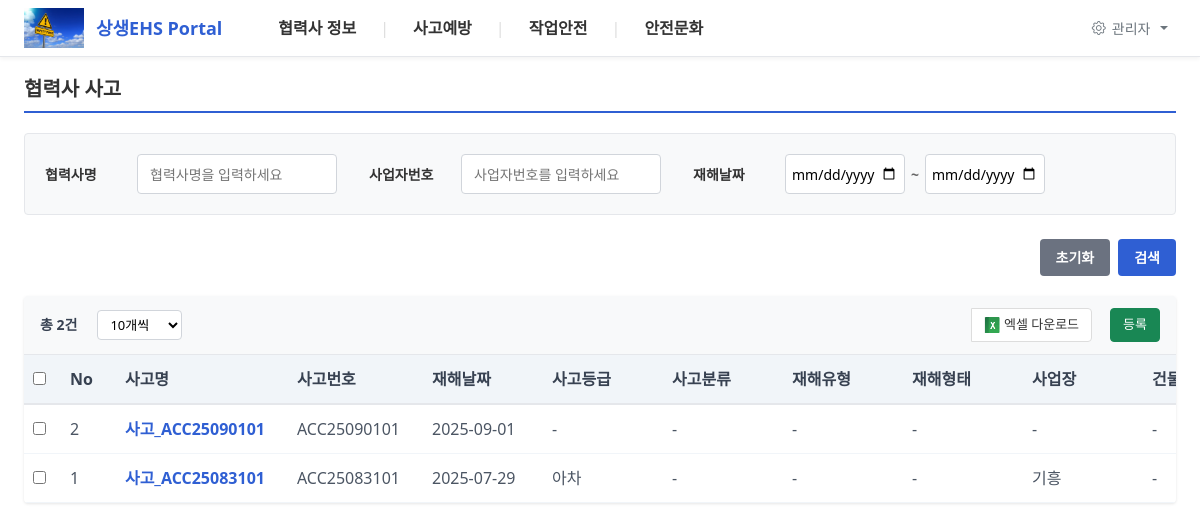
Screenshot of /partner-accident with the database file from the repository.
### tables this page shows
CREATE TABLE accidents_cache (
        id INTEGER PRIMARY KEY AUTOINCREMENT,
        accident_number TEXT,
        accident_name TEXT,
        accident_time TEXT,
        workplace TEXT,
        accident_grade TEXT,
        major_category TEXT,
        injury_form TEXT,
        injury_type TEXT,
        accident_date TEXT,
        day_of_week TEXT,
        report_date TEXT,
        building TEXT,
        floor TEXT,
        location_category TEXT,
        location_detail TEXT,
        is_deleted INTEGER DEFAULT 0,
        synced_at DATETIME DEFAULT CURRENT_TIMESTAMP
    , custom_data TEXT DEFAULT '{}', accident_datetime TEXT, accident_type TEXT, responsible_company1 TEXT, responsible_company1_no TEXT, responsible_company2 TEXT, responsible_company2_no TEXT);

### app.py (the view)
@app.route("/partner-accident")
def partner_accident_route():
    return partner_accident()

### app.py (called while the page is built, shortened)
def get_db_connection(timeout=10.0):
    conn = sqlite3.connect(db_config.local_db_path, timeout=timeout)
    cursor = conn.cursor()
    cursor.execute("PRAGMA journal_mode=WAL")
    cursor.execute("PRAGMA busy_timeout=5000")
    cursor.execute("PRAGMA synchronous=NORMAL")
    return conn

def get_dropdown_options_for_display(board_type, column_key):
    try:
        conn = get_db_connection()
        conn.row_factory = sqlite3.Row
        codes = conn.execute("""
            SELECT option_code, option_value
            FROM dropdown_option_codes_v2
            WHERE board_type = ? AND column_key = ? AND is_active = 1
            ORDER BY display_order
        """, (board_type, column_key)).fetchall()
        logging.info(f"[DEBUG] get_dropdown_options_for_display({column_key}): {len(codes) if codes else 0}개 행 조회됨")
        if codes:
            for c in codes:
                logging.info(f"  - {c['option_code']}: {c['option_value']}")
        conn.close()
        if codes:
            return [{'code': row['option_code'], 'value': row['option_value']} for row in codes]
        else:
            return None
    except:
        return None

@app.after_request
def add_header(response):
    response.headers['Cache-Control'] = 'no-cache, no-store, must-revalidate'
    response.headers['Pragma'] = 'no-cache'
    response.headers['Expires'] = '0'
    return response

### board_services.py (called while the page is built)
    def list(self, column_key: str) -> List[Dict]:
        conn = get_db_connection(self.db_path)
        conn.row_factory = sqlite3.Row
        codes = conn.execute("""
            SELECT * FROM dropdown_option_codes_v2
            WHERE board_type = ? AND column_key = ? AND is_active = 1
            ORDER BY display_order
        """, (self.board_type, column_key)).fetchall()
        if not codes:
            codes = conn.execute("""
                SELECT * FROM dropdown_option_codes
                WHERE column_key = ? AND is_active = 1
                ORDER BY display_order
            """, (column_key,)).fetchall()
        conn.close()
        return [dict(code) for code in codes]

### db_connection.py (called while the page is built)
def get_db_connection(db_path: str, timeout: float = 10.0, row_factory: bool = False) -> sqlite3.Connection:
    return DatabaseConnection.get_connection(db_path, timeout, row_factory)

### templates/partner-accident.html (shortened to what this page needs)
{% extends "base.html" %}
{% from 'includes/table_controls.html' import render_table_controls %}
{% from 'includes/search_controls.html' import render_search_section, render_search_buttons %}
{% block content %}
<div class="page-header">
    <h2 class="page-title">협력사 사고</h2>
</div>
<div class="search-section">
    <form method="GET" class="search-form">
        <div class="search-fields">
            <div class="search-group">
                <label>협력사명</label>
                <input type="text" name="company_name" value="{{ request.args.get('company_name', '') }}" placeholder="협력사명을 입력하세요">
            </div>
            <div class="search-group">
                <label>사업자번호</label>
                <input type="text" name="business_number" value="{{ request.args.get('business_number', '') }}" placeholder="사업자번호를 입력하세요">
            </div>
            <div class="search-group range-group">
                <label>재해날짜</label>
                <div class="range-inputs">
                    <input type="date" name="accident_date_start" value="{{ request.args.get('accident_date_start', '') }}" placeholder="시작일">
                    <span class="range-separator">~</span>
                    <input type="date" name="accident_date_end" value="{{ request.args.get('accident_date_end', '') }}" placeholder="종료일">
                </div>
            </div>
        </div>
    </form>
</div>
<div class="search-buttons-section">
    {{ render_search_buttons() }}
</div>
<div class="table-section">
    {{ render_table_controls(total_count, show_excel=True, show_register=True) }}
    <div class="table-wrapper">
        <table class="data-table">
            <thead>
                <tr>
                    <th class="checkbox-column"><input type="checkbox" id="selectAll" onchange="toggleSelectAll()"></th>
                    <th class="fixed-col" style="width: 45px;">No</th>
                    <th>사고명</th>
                    <th>사고번호</th>
                    <th>재해날짜</th>
                    <th>사고등급</th>
                    <th>사고분류</th>
                    <th>재해유형</th>
                    <th>재해형태</th>
                    <th>사업장</th>
                    <th>건물</th>
                </tr>
            </thead>
            <tbody>
                {% for accident in accidents %}
                <tr>
                    <td class="checkbox-column">
                        <input type="checkbox" class="accident-checkbox" value="{{ accident.id }}" onchange="updateDeleteButton()">
                    </td>
                    <td class="fixed-col" style="width: 45px;">
                        {{ accident.no }}
                    </td>
                    <td>
                        <a href="javascript:void(0)" class="company-link" onclick="openAccidentModal('{{ accident.id }}')">{{ accident.accident_name }}</a>
                    </td>
                    <td>{{ accident.accident_number }}</td>
                    <td>{{ accident.accident_date }}</td>
                    <td>{{ accident.accident_grade_label or accident.accident_grade or '-' }}</td>
                    <td>{{ accident.major_category_label or accident.major_category or accident.accident_type or '-' }}</td>
                    <td>{{ accident.injury_type_label or accident.injury_type or accident.disaster_type or '-' }}</td>
                    <td>{{ accident.injury_form_label or accident.injury_form or accident.disaster_form or '-' }}</td>
                    <td>{{ accident.workplace_label or accident.workplace or '-' }}</td>
                    <td>{{ accident.building_label or accident.building or '-' }}</td>
                </tr>
                {% else %}
                <tr>
                    <td colspan="{{ 16 + dynamic_columns|length }}" class="no-data">검색 결과가 없습니다.</td>
                </tr>
                {% endfor %}
            </tbody>
        </table>
    </div>
</div>
{% endblock %}

### templates/base.html (shortened to what this page needs)
<!DOCTYPE html>
<html lang="ko">
<head>
    <link href="https://cdn.jsdelivr.net/npm/bootstrap@5.1.3/dist/css/bootstrap.min.css" rel="stylesheet">
    <link href="https://cdn.jsdelivr.net/npm/bootstrap-icons@1.8.1/font/bootstrap-icons.css" rel="stylesheet">
</head>
<body>
    <nav class="topbar">
      <div class="topbar-inner">
        <a class="brand" href="{{ url_for('index') }}">
          <img src="/static/logo-sample.png" alt="Logo" class="logo-img">
          상생EHS Portal
        </a>
        <ul class="nav-main" role="menubar" aria-label="메인 메뉴">
          {% set active_slug = (request.view_args.get('url') if request.view_args else '') %}
          {% for m in menu %}
          {% set is_active = false %}
          {% for sm in m.submenu %}
            {% if active_slug == sm.url %}
              {% set is_active = true %}
            {% endif %}
          {% endfor %}
          <li class="nav-item has-sub{% if is_active %} is-active{% endif %}">
            <a class="nav-link"
               href="#"
               role="menuitem"
               aria-haspopup="true"
               aria-expanded="false">{{ m.title }}</a>
          </li>
          {% if not loop.last %}
          <li class="sep" aria-hidden="true">|</li>
          {% endif %}
          {% endfor %}
        </ul>
        <div class="admin-tools">
          <div class="dropdown">
            <button class="btn btn-sm btn-outline-secondary dropdown-toggle" type="button" id="adminMenu" data-bs-toggle="dropdown" aria-expanded="false">
              <i class="bi bi-gear"></i> 관리자
            </button>
          </div>
        </div>
      </div>
    </nav>
    {% if request.endpoint != 'index' %}
    <div class="container">
    {% endif %}
    {% block content %}{% endblock %}
    {% if request.endpoint != 'index' %}
    </div>
    {% endif %}
</body>
</html>

### templates/includes/table_controls.html (shortened to what this page needs)
{% macro render_table_controls(total_count, show_excel=True, show_register=True, show_delete=True, register_callback='showRegisterModal()') %}
<div class="table-header">
    <div class="left-controls">
        <span class="total-count">총 {{ total_count }}건</span>
        <div class="per-page-selector">
            <select onchange="changePerPage(this.value)">
                <option value="10" {% if request.args.get('per_page', '10') == '10' %}selected{% endif %}>10개씩</option>
            </select>
        </div>
    </div>
    <div class="action-buttons">
        {% if show_excel %}
        <button class="btn btn-excel-download" onclick="exportToExcel()">
            <img src="/static/icons/excel-icon.png" style="vertical-align: middle;" width="16" height="16">
            엑셀 다운로드
        </button>
        {% endif %}
        {% if show_register %}
        <button class="btn btn-register" onclick="{{ register_callback }}">
            등록
        </button>
        {% endif %}
    </div>
</div>
{% endmacro %}

### templates/includes/search_controls.html (shortened to what this page needs)
{% macro render_search_buttons() %}
<div class="search-buttons">
    <button type="button" onclick="resetForm()" class="btn-reset">초기화</button>
    <button type="button" onclick="validateAndSubmitSearch()" class="btn-search">검색</button>
</div>
{% endmacro %}

### templates/base.html (style rules this page uses)
html, body { overflow-x: hidden; width: 100%; max-width: 100vw; }
.topbar { background: #ffffff; border-bottom: 1px solid #e5e7eb; box-shadow: 0 2px 4px rgba(0,0,0,0.05); z-index: 9999; position: relative; }
.topbar-inner { max-width: none; margin: 0; height: 56px; display: flex; align-items: center; gap: 16px; padding: 0 24px; justify-content: space-between; }
.admin-tools { margin-left: auto; }
.logo-img { height: 40px; width: auto; margin-right: 12px; }
.brand { color: #2f5fd3; font-weight: 600; text-decoration: none; font-size: 18px; margin-right: 24px; display: flex; align-items: center; }
.nav-main { list-style: none; display: flex; align-items: stretch; gap: 0; margin: 0; padding: 0; flex: 1; }
.nav-item { position: relative; }
.nav-link { color: #333; text-decoration: none; font-weight: 700; padding: 10px 16px; display: block; line-height: 28px; transition: color 0.2s ease; cursor: pointer; }
.sep { color: #ddd; align-self: center; padding: 0 8px; user-select: none; }
.container { max-width: none; margin: 20px 24px; padding: 0; width: calc(100% - 48px); box-sizing: border-box; }

### templates/includes/search_controls.html (style rules this page uses)
.search-buttons { display: flex; justify-content: center; gap: 8px; margin-top: 24px; }
.btn-reset, .btn-search { padding: 8px 16px; border-radius: 4px; font-size: 14px; font-weight: 600; cursor: pointer; border: none; transition: all 0.2s; white-space: nowrap; }
.btn-reset { background: #6b7280; color: white; }
.btn-search { background: #2f5fd3; color: white; }

### templates/includes/table_controls.html (style rules this page uses)
.table-header { padding: 12px 16px; background: #f8f9fa; border-bottom: 1px solid #e5e7eb; display: flex; justify-content: space-between; align-items: center; }
.left-controls { display: flex; align-items: center; gap: 15px; }
.total-count { font-weight: 600; color: #374151; font-size: 14px; }
.per-page-selector select { padding: 5px 10px; border: 1px solid #d1d5db; border-radius: 4px; font-size: 13px; background: white; }
.action-buttons { display: flex; align-items: center; gap: 8px; }
.action-buttons .btn { padding: 6px 12px; font-size: 13px; }
.btn { display: inline-flex; align-items: center; gap: 6px; border: none; border-radius: 4px; font-weight: 500; cursor: pointer; transition: all 0.2s; }
.btn-excel-download { background: white; color: #333; border: 1px solid #d1d5db; }
.btn-register { background-color: #198754 !important; color: white !important; border-color: #198754 !important; }

### rows the page displays
accidents_cache: no "2", accident_name "사고_ACC25090101", accident_number "ACC25090101", accident_date "2025-09-01", accident_grade_label "-", major_category_label "-", injury_type_label "-", injury_form_label "-", workplace_label "-", building "-"
accidents_cache: no "1", accident_name "사고_ACC25083101", accident_number "ACC25083101", accident_date "2025-07-29", accident_grade_label "아차", major_category_label "-", injury_type_label "-", injury_form_label "-", workplace_label "기흥", building "-"

### other values shown
{{ m.title }} "협력사 정보" "사고예방" "작업안전" "안전문화"
{{ total_count }} "2"
